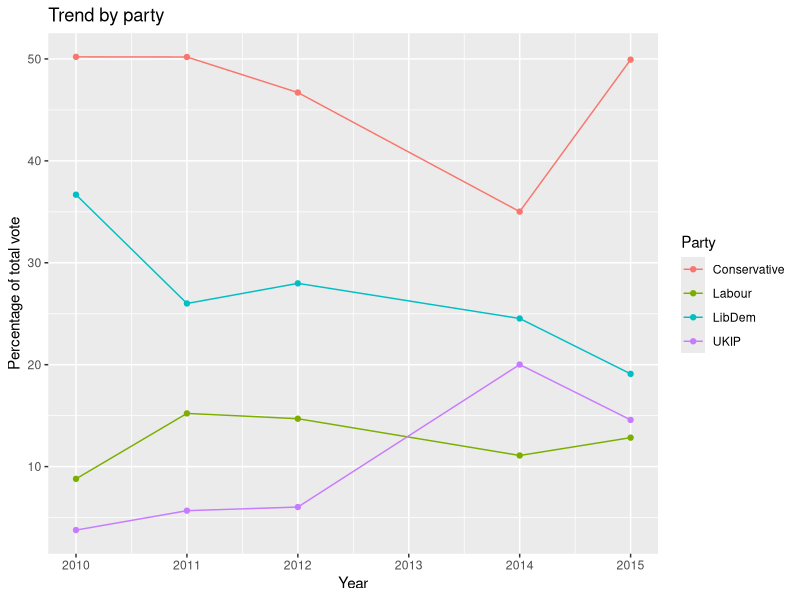

Write the R code that produced this figure.
## ---- chunk 1
electiondata <- read.csv("BrentwoodElections.csv", header=TRUE)
head(electiondata)
## ---- chunk 2
library(plyr)
library(ggplot2)
yearly_vote <- ddply(electiondata[,c("Year", "Party", "Vote")], ~Party + Year, summarize, votes=sum(Vote))
yearly_vote$percent = 100*unsplit(lapply(split(yearly_vote, yearly_vote$Year), function(x) { 
   x$votes/sum(x$votes)}), yearly_vote$Year)
yearly_vote <- yearly_vote[with(yearly_vote, order(Year, -percent)), ]

yearly_summary <- function(year, party) {
  year_vote <- yearly_vote[yearly_vote$Year == year, ]
  year_vote[year_vote$Party %in% party, ]
}

create_plot <- function(party) {
  p <- qplot(Year, percent, data=yearly_vote[yearly_vote$Party %in% party, ], group=Party, colour=Party, 
             main="Trend by party", ylab = "Percentage of total vote") + geom_line()
  print(p)
}
## ---- chunk 3
parties <- c("Conservative", "LibDem", "UKIP", "Labour")
## ---- chunk 4
yearly_summary("2012", parties)
## ---- chunk 5
create_plot(parties)
